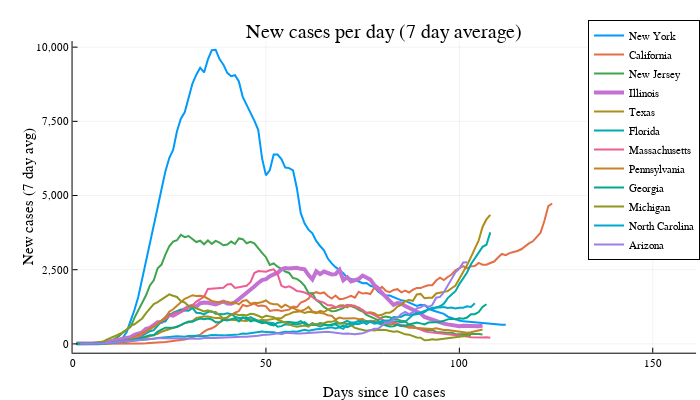

The cell this chart's notebook holds for it:
### Code cell
p = @df confirmedByStateTop plot(:daysSince, :Value_new_rolling7, group=:Province_State,
                             legend=:topright, yformatter=fc, lw=lwConfirmed,
                             xlimit=(0, maximum(:daysSince)*1.3),
                             title="New cases per day (7 day average)",
                             ylab="New cases (7 day avg)",
                             xlab="Days since 10 cases"
                             )
